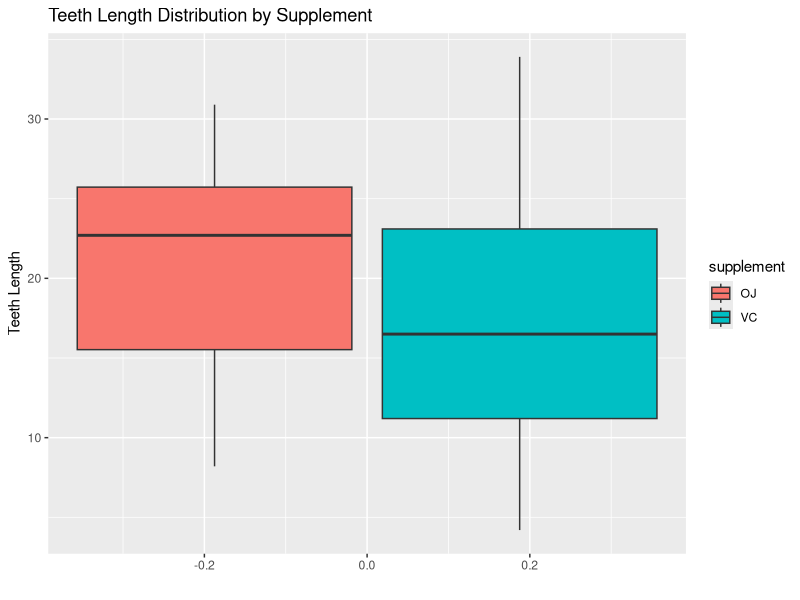

Source code (R):
## ---- chunk 1
suppressPackageStartupMessages({
  library(tidyverse)
  library(e1071)
  library(car)
})
## ---- chunk 2
data(ToothGrowth)
tg <- ToothGrowth
head(tg)
## ---- chunk 3
cat(dim(tg))
str(tg)
## ---- chunk 4
summary(tg)
## ---- chunk 5
tg |>
  ggplot(aes(y=len)) +
  geom_boxplot(aes(fill=supp)) +
  labs(title="Teeth Length Distribution by Supplement", x="", y="Teeth Length", fill="supplement")
## ---- chunk 6
oj_len <- tg[tg$supp=="OJ", "len"]
vc_len <- tg[tg$supp=="VC", "len"]

t.test(x=oj_len, y=vc_len)
# defaults: alt:two sided test, conf.level: 0.95, paired=F, var.equal=F
## ---- chunk 7
half_len <- tg[tg$dose==0.5, "len"]
one_len <- tg[tg$dose==1, "len"]
two_len <- tg[tg$dose==2, "len"]
## ---- chunk 8
t.test(x=half_len, y=one_len, alt="less")
# defaults: conf.level: 0.95, paired=F, var.equal=F
## ---- chunk 9
t.test(x=one_len, y=two_len, alt="less")
# defaults: conf.level: 0.95, paired=F, var.equal=F
## ---- chunk 10
tg_two <- tg[tg$dose==2,]

oj_two_len <- tg[tg_two$supp=="OJ", "len"]
vc_two_len <- tg[tg_two$supp=="VC", "len"]

t.test(x=oj_two_len, y=vc_two_len)
# defaults: alt:two sided test, conf.level: 0.95, paired=F, var.equal=F)
